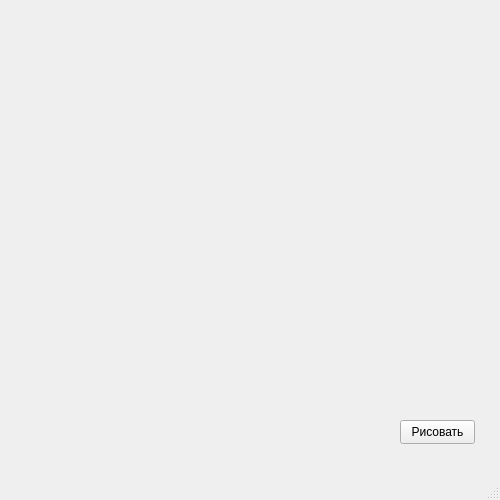
<?xml version="1.0" encoding="UTF-8"?>
<ui version="4.0">
 <class>MainWindow</class>
 <widget class="QMainWindow" name="MainWindow">
  <property name="geometry">
   <rect>
    <x>0</x>
    <y>0</y>
    <width>500</width>
    <height>500</height>
   </rect>
  </property>
  <property name="windowTitle">
   <string>Git и желтые окружности</string>
  </property>
  <widget class="QWidget" name="centralwidget">
   <widget class="QPushButton" name="btn">
    <property name="geometry">
     <rect>
      <x>400</x>
      <y>420</y>
      <width>75</width>
      <height>24</height>
     </rect>
    </property>
    <property name="text">
     <string>Рисовать</string>
    </property>
   </widget>
  </widget>
  <widget class="QMenuBar" name="menubar">
   <property name="geometry">
    <rect>
     <x>0</x>
     <y>0</y>
     <width>500</width>
     <height>21</height>
    </rect>
   </property>
  </widget>
  <widget class="QStatusBar" name="statusbar"/>
 </widget>
 <resources/>
 <connections/>
</ui>
